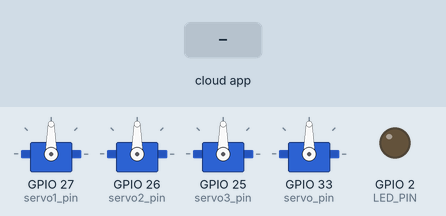
Simulated run of this sketch. Board: ESP32. Shown: 4 × servo, output pins drawn as LEDs (lit = HIGH). The inputs (shaded band) are chosen by the test bench. The ROS host is connected and sends only what is stated.

Above: at 3.2 s.
3.3 s: the phone or cloud app sets bot1WheelVelocity to 0
At 3.31 s:
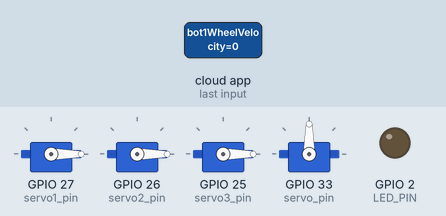
4.8 s: the phone or cloud app sets pen1_down to 1
At 5.1 s:
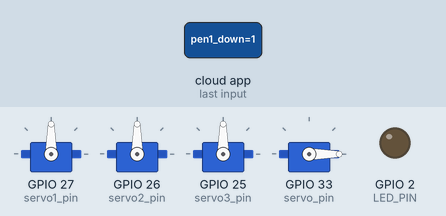
Timing chart, 0 to 7.8 s (numbered marks = the images above; inputs shaded):
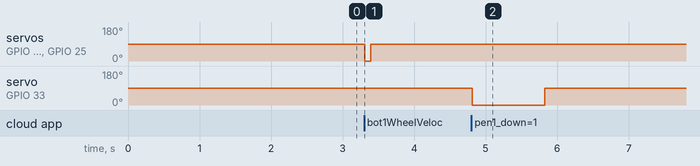

The sketch:

bot1_v3.ino
```cpp
/*
 * Team Id: 2649
 * Author List: [Chandan Singh Chauhan]
 * Filename: microRos_bot3.ino
 * Theme: Hologlyph Bots
 * Functions: setup, loop, servo_init, RCCHECK, RCSOFTCHECK, error_loop, subscription_callback,
 *            pen_down_callback
 * Global Variables: subscriber, pen_down_subscriber, msg, pen_down_msg, executor, support,
 *                   allocator, node, servo1, servo2, servo3, micro_servo, disingaze
 */

#include <micro_ros_arduino.h>
#include <stdio.h>
#include <rcl/rcl.h>
#include <rcl/error_handling.h>
#include <rclc/rclc.h>
#include <rclc/executor.h>
#include <std_msgs/msg/int64.h>
#include <std_msgs/msg/bool.h> // Include the Bool message type
#include <ESP32Servo.h>

rcl_subscription_t subscriber;
rcl_subscription_t pen_down_subscriber; // Subscriber for pen down topic
std_msgs__msg__Int64 msg;
std_msgs__msg__Bool pen_down_msg; // Message for pen down topic
rclc_executor_t executor;
rclc_support_t support;
rcl_allocator_t allocator;
rcl_node_t node;

// Assigning servo names
Servo servo1;
Servo servo2;
Servo servo3;
Servo micro_servo;
int disingaze=90;

// Defining pins
#define servo1_pin  27
#define servo2_pin  26
#define servo3_pin  25
#define servo_pin   33
#define LED_PIN     2


/*
 * Function Name: servo_init
 * Input: None
 * Output: None
 * Logic: Initializes servo objects and attaches them to pins.
 * Example Call: servo_init();
 */

void servo_init(){
  servo1.attach(servo1_pin);
  servo2.attach(servo2_pin);
  servo3.attach(servo3_pin);

  micro_servo.attach(servo_pin);
}


/*
 * Function Name: RCCHECK
 * Input: fn - rcl_ret_t
 * Output: None
 * Logic: Checks if the return value of a function is RCL_RET_OK, if not, calls error_loop.
 * Example Call: RCCHECK(rcl_init(...));
 */
#define RCCHECK(fn) { rcl_ret_t temp_rc = fn; if((temp_rc != RCL_RET_OK)){error_loop();}}


/*
 * Function Name: RCSOFTCHECK
 * Input: fn - rcl_ret_t
 * Output: None
 * Logic: Checks if the return value of a function is RCL_RET_OK.
 * Example Call: RCSOFTCHECK(rcl_init(...));
 */

#define RCSOFTCHECK(fn) { rcl_ret_t temp_rc = fn; if((temp_rc != RCL_RET_OK)){}}


/*
 * Function Name: error_loop
 * Input: None
 * Output: None
 * Logic: Blinks an LED to indicate an error state.
 * Example Call: error_loop();
 */

void error_loop(){
  while(1){
    digitalWrite(LED_PIN, !digitalRead(LED_PIN));
    delay(100);
  }
}

unsigned long lastMessageTimeInt64 = 0;
unsigned long lastMessageTimeBool = 0;

// Subscription callback for wheel velocities


/*
 * Function Name: subscription_callback
 * Input: msgin - const void *
 * Output: None
 * Logic: Callback function for processing received wheel velocities.
 * Example Call: Automatically called by the framework.
 */

void subscription_callback(const void * msgin)
{
  const std_msgs__msg__Int64 * msg = (const std_msgs__msg__Int64 *)msgin;

  // Extracting the receiver number and velocity values
  int velocity_servo1 = (msg->data / 1000000000000) % 1000000;
  int velocity_servo2 = (msg->data / 1000000) % 1000000;
  int velocity_servo3 = msg->data % 1000000;
  float velocity1=velocity_servo1/1000;
  float velocity2=velocity_servo2/1000;
  float velocity3=velocity_servo3/1000;

  // Setting the velocities of servo1, servo2, and servo3
  servo1.write(velocity1);
  servo2.write(velocity2);
  servo3.write(velocity3);

  lastMessageTimeInt64 = millis();  // Update the time of the last received message
}

/*
 * Function Name: pen_down_callback
 * Input: msgin - const void *
 * Output: None
 * Logic: Callback function for processing pen down topic.
 * Example Call: Automatically called by the framework.
 */

// Subscription callback for pen down topic
void pen_down_callback(const void * msgin) {
  const std_msgs__msg__Bool * pen_down_msg = (const std_msgs__msg__Bool *)msgin;

  // Update disingaze based on the received message
  if (pen_down_msg->data) {
    disingaze = 0; // Set disingaze if pen is down
  } else {
    disingaze = 90; // Set disingaze if pen is up
  }
  lastMessageTimeBool = millis();
}

void setup() {
  set_microros_wifi_transports("ROBO-LAB", "roboticslab", "192.168.50.53", 8888);

  servo_init();
  pinMode(LED_PIN, OUTPUT);

  delay(2000);

  allocator = rcl_get_default_allocator();

  // Create init_options
  RCCHECK(rclc_support_init(&support, 0, NULL, &allocator));

  // Create node
  RCCHECK(rclc_node_init_default(&node, "microRos_bot1", "", &support));

  // Create subscriber for wheel velocities
  RCCHECK(rclc_subscription_init_default(
    &subscriber,
    &node,
    ROSIDL_GET_MSG_TYPE_SUPPORT(std_msgs, msg, Int64),
    "bot1WheelVelocity"));

  // Create subscriber for pen down topic
  RCCHECK(rclc_subscription_init_default(
    &pen_down_subscriber,
    &node,
    ROSIDL_GET_MSG_TYPE_SUPPORT(std_msgs, msg, Bool),
    "pen1_down"));

  // Create executor
  RCCHECK(rclc_executor_init(&executor, &support.context, 2, &allocator));
  RCCHECK(rclc_executor_add_subscription(&executor, &subscriber, &msg, &subscription_callback, ON_NEW_DATA));
  RCCHECK(rclc_executor_add_subscription(&executor, &pen_down_subscriber, &pen_down_msg, &pen_down_callback, ON_NEW_DATA));
}

void loop()  {
  RCCHECK(rclc_executor_spin_some(&executor, RCL_MS_TO_NS(100)));

  // Check if data has been received within the last 1 second (adjust as needed)
  if (millis() - lastMessageTimeInt64 > 80) {
    // Stop all motors when no data is received

    digitalWrite(LED_PIN, LOW);
    servo1.write(90);
    servo2.write(90);
    servo3.write(90);
  };

  if (millis() - lastMessageTimeBool > 1000) {
    // If no data received for 1 second, set servo to 90 degrees
    disingaze = 90;
  }

  // Set servo to disingaze value
  micro_servo.write(disingaze);


  delay(10);
}
```

Measured:
- after the input at 3.3 s, servo on GPIO 27 (servo1_pin), servo on GPIO 26 (servo2_pin), servo on GPIO 25 (servo3_pin): 90° → 0° at once, → 90° 0.08 s later
- after the input at 4.8 s, servo on GPIO 33 (servo_pin): 90° → 0° at once, → 90° 1.0 s later
